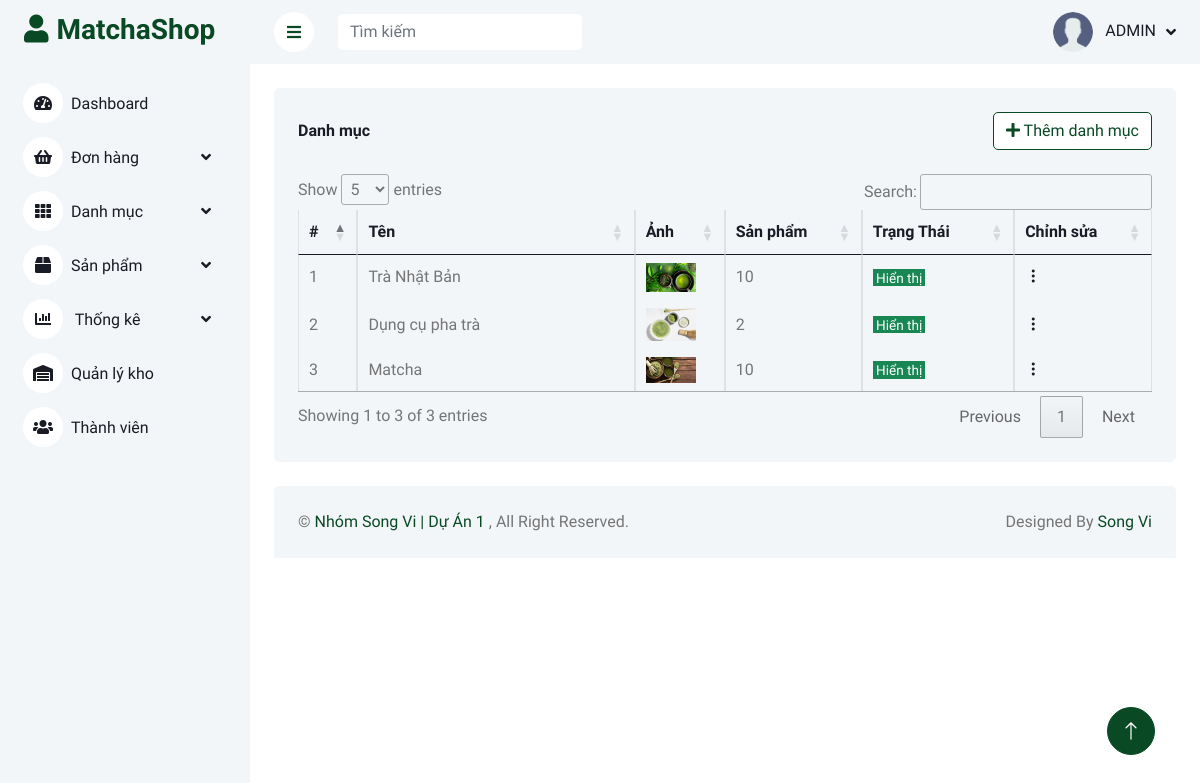
Page /admin/danh-muc/index.php?quanli=danh-sach-danh-muc (signed in) on the committed database.
### tables this page shows
CREATE TABLE `categories` (
  `category_id` int(11) NOT NULL,
  `name` varchar(255) NOT NULL,
  `image` varchar(255) NOT NULL,
  `status` tinyint(1) NOT NULL DEFAULT 1
);

### admin/models_admin/pdo_library.php (called while the page is built, shortened)
<?php
function pdo_query($sql){
    $sql_args = array_slice(func_get_args(), 1);
    try{
        $conn = pdo_get_connection();
        $stmt = $conn->prepare($sql);
        $stmt->execute($sql_args);
        $rows = $stmt->fetchAll();
        return $rows;
    }
    catch(PDOException $e){
        throw $e;
    }
    finally{
        unset($conn);
    }
}
?>

### admin/models_admin/CategoryModel.php (called while the page is built, shortened)
<?php
    class CategoryModel {
        public function getCategoryProductCount() {
            $sql = "SELECT c.name AS category_name, c.status AS category_status,
                    c.image AS category_image, c.category_id AS cate_id,
                    COUNT(p.product_id) AS qty_product
                    FROM categories c
                    LEFT JOIN products p
                    ON c.category_id = p.category_id
                    GROUP BY c.category_id";
            return pdo_query($sql);
        }
    }
?>

### admin/danh-muc/list.php (the view, shortened to what this page needs)
<?php
    $list_catgories = $CategoryModel->getCategoryProductCount();
?>
<div class="container-fluid pt-4 px-4">
    <div class="bg-light text-center rounded p-4">
        <div class="d-flex align-items-center justify-content-between mb-4">
            <h6 class="mb-0">Danh mục</h6>
            <a href="index.php?quanli=them-danh-muc" class="btn btn-custom"><i class="fa fa-plus"></i> Thêm danh mục</a>
        </div>
        <div class="table-responsive">
            <table class="table text-start align-middle table-bordered table-hover mb-0" id="categories-list">
                <thead>
                    <tr class="text-dark">
                        <th scope="col">#</th>
                        <th scope="col">Tên</th>
                        <th scope="col">Ảnh</th>
                        <th scope="col">Sản phẩm</th>
                        <th scope="col">Trạng Thái</th>
                        <th scope="col">Chỉnh sửa</th>
                    </tr>
                </thead>
                <tbody>
                    <?php
                        $i = 0;
                    foreach ($list_catgories as $value) {
                    $i++;
                    extract($value);
                    ?>
                    <tr>
                        <td><?=$i?></td>
                        <td style="min-width: 200px;"><?=$category_name?></td>
                        <td>
                            <img style="max-width: 50px;" src="../upload/<?=$category_image?>" alt="">
                        </td>
                        <td><?=$qty_product?></td>
                        <td style="min-width: 100px;">
                            <?php
                            $trangThai = 'Tạm ẩn';
                            if($category_status == 1) {
                                $trangThai = 'Hiển thị';
                                echo '<span class="btn-small btn-success">'.$trangThai.'</span>';
                            }else {
                                echo '<span class="btn-small btn-danger">'.$trangThai.'</span>';
                            }
                            ?>
                        </td>
                        <td>
                            <div class="dropdown">
                                <a href="#" data-bs-toggle="dropdown" class="fs-24 text-gray ">
                                    <i class="bi bi-three-dots-vertical text-dark"></i>
                                </a>
                            </div>
                        </td>
                    </tr>
                    <?php
                    }
                    ?>
                </tbody>
            </table>
        </div>
    </div>
</div>

### admin/public_admin/css/style.css (style rules this page uses)
:root { --primary: #094A25; --light: #F3F6F9; --dark: #191C24; }
.btn { transition: .5s; }

### admin/public_admin/css/custom.css (style rules this page uses)
.btn-custom { color: #094A25; background-color: white; border-color: #094A25; }
.btn-small { padding: .05rem 0.2rem; font-size: .85rem; }

### rows in the picture
categories: name "Trà Nhật Bản", image (picture), qty_product "10", status "Hiển thị"
categories: name "Dụng cụ pha trà", image (picture), qty_product "2", status "Hiển thị"
categories: name "Matcha", image (picture), qty_product "10", status "Hiển thị"
